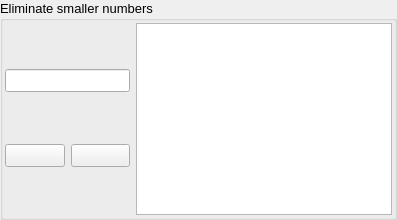
         <widget class="QGroupBox" name="groupBox_15">
          <property name="font">
           <font>
            <pointsize>10</pointsize>
            <kerning>true</kerning>
           </font>
          </property>
          <property name="title">
           <string>Eliminate smaller numbers</string>
          </property>
          <layout class="QVBoxLayout" name="verticalLayout_30">
           <property name="leftMargin">
            <number>2</number>
           </property>
           <property name="topMargin">
            <number>2</number>
           </property>
           <property name="rightMargin">
            <number>2</number>
           </property>
           <property name="bottomMargin">
            <number>2</number>
           </property>
           <item>
            <layout class="QHBoxLayout" name="horizontalLayout_27" stretch="3,0">
             <item>
              <layout class="QVBoxLayout" name="verticalLayout_31">
               <item>
                <widget class="QLineEdit" name="input25"/>
               </item>
               <item>
                <layout class="QHBoxLayout" name="horizontalLayout_28">
                 <item>
                  <widget class="QPushButton" name="plusBtn25">
                   <property name="text">
                    <string/>
                   </property>
                   <property name="icon">
                    <iconset>
                     <normaloff>assets/plus.png</normaloff>assets/plus.png</iconset>
                   </property>
                  </widget>
                 </item>
                 <item>
                  <widget class="QPushButton" name="deleteBtn25">
                   <property name="text">
                    <string/>
                   </property>
                   <property name="icon">
                    <iconset>
                     <normaloff>assets/delete.png</normaloff>assets/delete.png</iconset>
                   </property>
                  </widget>
                 </item>
                </layout>
               </item>
              </layout>
             </item>
             <item>
              <widget class="QListWidget" name="list25"/>
             </item>
            </layout>
           </item>
          </layout>
         </widget>
